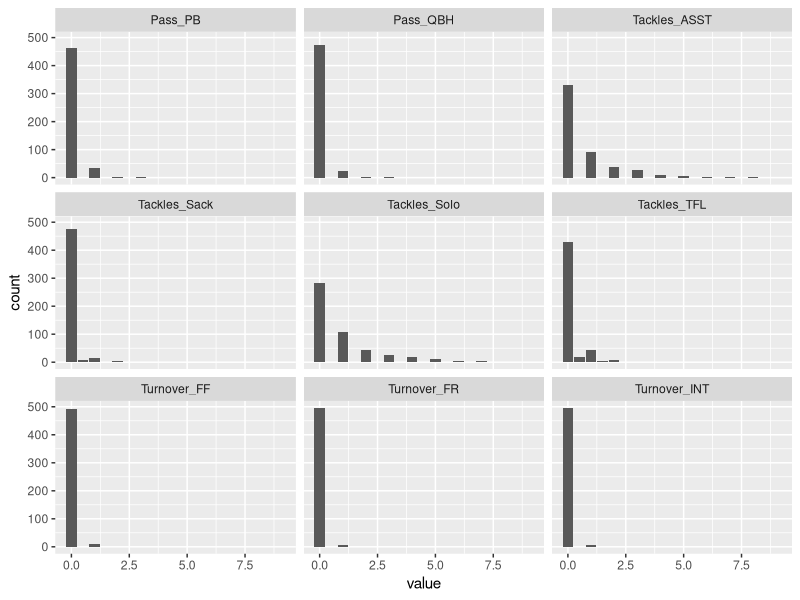

The R source for this figure: (Note: this script raises an error after producing the figure.)
## ---- chunk 1
knitr::opts_chunk$set(echo = TRUE)
library(readxl)
library(tidyverse)
## ---- chunk 2
#defense

defense <- read_excel('cyclonesFootball2019.xlsx', sheet='Defensive')
head(defense)
defense <- data.frame(defense)
defense$Name <- as.factor(defense$Name)
defense$Opponent_Opponent <- as.factor(defense$Opponent_Opponent)

defense <- defense %>% mutate_at(.vars=c(3:11), .funs= list(as.numeric))
defClean <- defense
str(defClean)

#offense
offense <- read_excel('cyclonesFootball2019.xlsx', sheet='Offensive')
offense %>% head()

offense$Name <- as.factor(offense$Name)
offense$Opponent_Opponent <- as.factor(offense$Opponent_Opponent)
offense <-separate(offense, "Passing_CMP-ATT", into=c("Passing_CMP", "Passing_ATT"), sep="-\r\n ")
offense <- mutate_at(offense, .vars=c(3:13), .funs=funs(as.numeric))

offClean <- offense
str(offClean)

#biography

biography <- read_excel('cyclonesFootball2019.xlsx', sheet='Biography')
biography <- data.frame(biography)

biography <- biography %>% separate(Height, sep = "-", into = c('Ft', 'inch'), remove = TRUE)  
biography$Ft <- as.numeric(biography$Ft)
biography$inch <- as.numeric(biography$inch)

biography$Height <- biography %>% transmute(inches = (Ft * 12) + inch)
biography <- biography %>% select(-c(3,4))
biography <- biography %>% mutate_at(.vars = c(1,2,4,5,6), .funs = list(as.factor)) %>% mutate_at(.vars = c(3), .funs = funs(as.numeric))
bioClean <- biography
str(bioClean)
## ---- chunk 3
dat1 <- defClean %>% pivot_longer(cols=c(3:11), names_to="Statistic")
## ---- chunk 4
dat1 %>% ggplot(aes(x=as.numeric(value))) + geom_bar(stat="count") + facet_wrap(~Statistic) + xlab("value")
## ---- chunk 5
dat2 <- dat1 %>%
        filter(Opponent_Opponent == c("Kansas State", "West Virginia") & Statistic == "Tackles_Solo") %>%
        select(Name, Opponent_Opponent, value) %>%
        pivot_wider(id_cols = c(1:2), names_from = Opponent_Opponent, values_from = value)
dat2$`West Virginia`[is.na(dat2$`West Virginia`)] <- 0
dat2$`Kansas State`[is.na(dat2$`Kansas State`)] <- 0
dat2 %>% ggplot(aes(x=`West Virginia`, y=`Kansas State`)) + geom_point()
## ---- chunk 6

## ---- chunk 7

## ---- chunk 8

## ---- chunk 9

## ---- chunk 10

## ---- chunk 11

